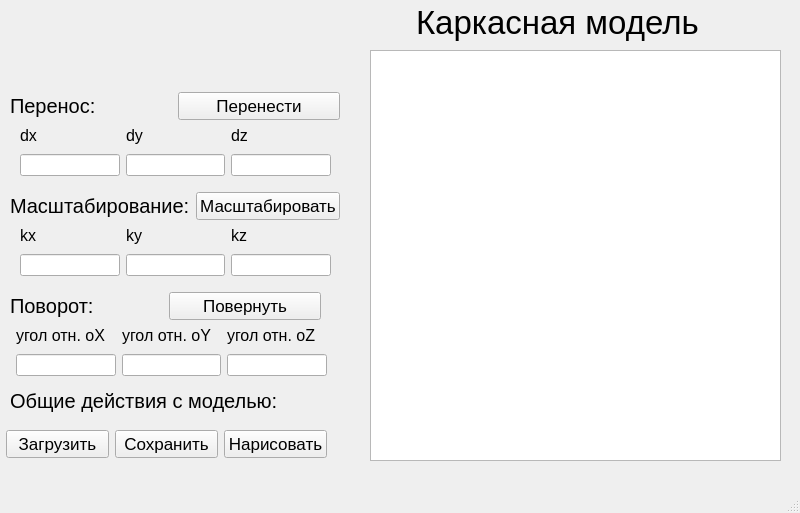
<?xml version="1.0" encoding="UTF-8"?>
<ui version="4.0">
 <class>MainWindow</class>
 <widget class="QMainWindow" name="MainWindow">
  <property name="geometry">
   <rect>
    <x>0</x>
    <y>0</y>
    <width>800</width>
    <height>513</height>
   </rect>
  </property>
  <property name="windowTitle">
   <string>ООП Лабораторная работа №1</string>
  </property>
  <property name="autoFillBackground">
   <bool>false</bool>
  </property>
  <property name="styleSheet">
   <string notr="true"/>
  </property>
  <widget class="QWidget" name="centralwidget">
   <widget class="QLabel" name="label">
    <property name="geometry">
     <rect>
      <x>416</x>
      <y>0</y>
      <width>283</width>
      <height>44</height>
     </rect>
    </property>
    <property name="font">
     <font>
      <pointsize>25</pointsize>
     </font>
    </property>
    <property name="text">
     <string>Каркасная модель:</string>
    </property>
   </widget>
   <widget class="QLabel" name="label_5">
    <property name="geometry">
     <rect>
      <x>10</x>
      <y>380</y>
      <width>271</width>
      <height>41</height>
     </rect>
    </property>
    <property name="font">
     <font>
      <pointsize>15</pointsize>
     </font>
    </property>
    <property name="text">
     <string>Общие действия с моделью:</string>
    </property>
   </widget>
   <widget class="QWidget" name="horizontalLayoutWidget">
    <property name="geometry">
     <rect>
      <x>6</x>
      <y>419</y>
      <width>321</width>
      <height>51</height>
     </rect>
    </property>
    <layout class="QHBoxLayout" name="horizontalLayout">
     <item>
      <widget class="QPushButton" name="btn_load">
       <property name="font">
        <font>
         <pointsize>13</pointsize>
        </font>
       </property>
       <property name="text">
        <string>Загрузить</string>
       </property>
      </widget>
     </item>
     <item>
      <widget class="QPushButton" name="btn_save">
       <property name="font">
        <font>
         <pointsize>13</pointsize>
        </font>
       </property>
       <property name="text">
        <string>Сохранить</string>
       </property>
      </widget>
     </item>
     <item>
      <widget class="QPushButton" name="btn_draw">
       <property name="font">
        <font>
         <pointsize>13</pointsize>
        </font>
       </property>
       <property name="text">
        <string>Нарисовать</string>
       </property>
      </widget>
     </item>
    </layout>
   </widget>
   <widget class="QWidget" name="horizontalLayoutWidget_2">
    <property name="geometry">
     <rect>
      <x>16</x>
      <y>320</y>
      <width>311</width>
      <height>31</height>
     </rect>
    </property>
    <layout class="QHBoxLayout" name="horizontalLayout_2">
     <item>
      <widget class="QLabel" name="label_6">
       <property name="font">
        <font>
         <pointsize>12</pointsize>
        </font>
       </property>
       <property name="text">
        <string>угол отн. оХ</string>
       </property>
      </widget>
     </item>
     <item>
      <widget class="QLabel" name="label_7">
       <property name="font">
        <font>
         <pointsize>12</pointsize>
        </font>
       </property>
       <property name="text">
        <string>угол отн. оY</string>
       </property>
      </widget>
     </item>
     <item>
      <widget class="QLabel" name="label_8">
       <property name="font">
        <font>
         <pointsize>12</pointsize>
        </font>
       </property>
       <property name="text">
        <string>угол отн. оZ</string>
       </property>
      </widget>
     </item>
    </layout>
   </widget>
   <widget class="QWidget" name="horizontalLayoutWidget_3">
    <property name="geometry">
     <rect>
      <x>16</x>
      <y>350</y>
      <width>311</width>
      <height>31</height>
     </rect>
    </property>
    <layout class="QHBoxLayout" name="horizontalLayout_3">
     <item>
      <widget class="QLineEdit" name="le_ax"/>
     </item>
     <item>
      <widget class="QLineEdit" name="le_ay"/>
     </item>
     <item>
      <widget class="QLineEdit" name="le_az"/>
     </item>
    </layout>
   </widget>
   <widget class="QWidget" name="horizontalLayoutWidget_4">
    <property name="geometry">
     <rect>
      <x>10</x>
      <y>290</y>
      <width>311</width>
      <height>32</height>
     </rect>
    </property>
    <layout class="QHBoxLayout" name="horizontalLayout_4">
     <item>
      <widget class="QLabel" name="label_4">
       <property name="font">
        <font>
         <pointsize>15</pointsize>
        </font>
       </property>
       <property name="text">
        <string>Поворот:</string>
       </property>
      </widget>
     </item>
     <item>
      <widget class="QPushButton" name="btn_rotate">
       <property name="font">
        <font>
         <pointsize>13</pointsize>
        </font>
       </property>
       <property name="text">
        <string>Повернуть</string>
       </property>
      </widget>
     </item>
    </layout>
   </widget>
   <widget class="QWidget" name="horizontalLayoutWidget_5">
    <property name="geometry">
     <rect>
      <x>10</x>
      <y>190</y>
      <width>330</width>
      <height>32</height>
     </rect>
    </property>
    <layout class="QHBoxLayout" name="horizontalLayout_5">
     <item>
      <widget class="QLabel" name="label_2">
       <property name="font">
        <font>
         <pointsize>15</pointsize>
        </font>
       </property>
       <property name="text">
        <string>Масштабирование:</string>
       </property>
      </widget>
     </item>
     <item>
      <widget class="QPushButton" name="btn_scale">
       <property name="font">
        <font>
         <pointsize>13</pointsize>
        </font>
       </property>
       <property name="text">
        <string>Масштабировать</string>
       </property>
      </widget>
     </item>
    </layout>
   </widget>
   <widget class="QWidget" name="horizontalLayoutWidget_6">
    <property name="geometry">
     <rect>
      <x>20</x>
      <y>220</y>
      <width>311</width>
      <height>31</height>
     </rect>
    </property>
    <layout class="QHBoxLayout" name="horizontalLayout_6">
     <item>
      <widget class="QLabel" name="label_9">
       <property name="font">
        <font>
         <pointsize>12</pointsize>
        </font>
       </property>
       <property name="text">
        <string>kx</string>
       </property>
      </widget>
     </item>
     <item>
      <widget class="QLabel" name="label_10">
       <property name="font">
        <font>
         <pointsize>12</pointsize>
        </font>
       </property>
       <property name="text">
        <string>ky</string>
       </property>
      </widget>
     </item>
     <item>
      <widget class="QLabel" name="label_11">
       <property name="font">
        <font>
         <pointsize>12</pointsize>
        </font>
       </property>
       <property name="text">
        <string>kz</string>
       </property>
      </widget>
     </item>
    </layout>
   </widget>
   <widget class="QWidget" name="horizontalLayoutWidget_7">
    <property name="geometry">
     <rect>
      <x>20</x>
      <y>250</y>
      <width>311</width>
      <height>31</height>
     </rect>
    </property>
    <layout class="QHBoxLayout" name="horizontalLayout_7">
     <item>
      <widget class="QLineEdit" name="le_kx"/>
     </item>
     <item>
      <widget class="QLineEdit" name="le_ky"/>
     </item>
     <item>
      <widget class="QLineEdit" name="le_kz"/>
     </item>
    </layout>
   </widget>
   <widget class="QWidget" name="horizontalLayoutWidget_8">
    <property name="geometry">
     <rect>
      <x>10</x>
      <y>90</y>
      <width>330</width>
      <height>32</height>
     </rect>
    </property>
    <layout class="QHBoxLayout" name="horizontalLayout_8">
     <item>
      <widget class="QLabel" name="label_3">
       <property name="font">
        <font>
         <pointsize>15</pointsize>
        </font>
       </property>
       <property name="text">
        <string>Перенос:</string>
       </property>
      </widget>
     </item>
     <item>
      <widget class="QPushButton" name="btn_move">
       <property name="font">
        <font>
         <pointsize>13</pointsize>
        </font>
       </property>
       <property name="text">
        <string>Перенести</string>
       </property>
      </widget>
     </item>
    </layout>
   </widget>
   <widget class="QWidget" name="horizontalLayoutWidget_9">
    <property name="geometry">
     <rect>
      <x>20</x>
      <y>120</y>
      <width>311</width>
      <height>31</height>
     </rect>
    </property>
    <layout class="QHBoxLayout" name="horizontalLayout_9">
     <item>
      <widget class="QLabel" name="label_12">
       <property name="font">
        <font>
         <pointsize>12</pointsize>
        </font>
       </property>
       <property name="text">
        <string>dx</string>
       </property>
      </widget>
     </item>
     <item>
      <widget class="QLabel" name="label_13">
       <property name="font">
        <font>
         <pointsize>12</pointsize>
        </font>
       </property>
       <property name="text">
        <string>dy</string>
       </property>
      </widget>
     </item>
     <item>
      <widget class="QLabel" name="label_14">
       <property name="font">
        <font>
         <pointsize>12</pointsize>
        </font>
       </property>
       <property name="text">
        <string>dz</string>
       </property>
      </widget>
     </item>
    </layout>
   </widget>
   <widget class="QWidget" name="horizontalLayoutWidget_10">
    <property name="geometry">
     <rect>
      <x>20</x>
      <y>150</y>
      <width>311</width>
      <height>31</height>
     </rect>
    </property>
    <layout class="QHBoxLayout" name="horizontalLayout_10">
     <item>
      <widget class="QLineEdit" name="le_dx"/>
     </item>
     <item>
      <widget class="QLineEdit" name="le_dy"/>
     </item>
     <item>
      <widget class="QLineEdit" name="le_dz"/>
     </item>
    </layout>
   </widget>
   <widget class="QGraphicsView" name="canvas">
    <property name="geometry">
     <rect>
      <x>370</x>
      <y>50</y>
      <width>411</width>
      <height>411</height>
     </rect>
    </property>
   </widget>
  </widget>
  <widget class="QMenuBar" name="menubar">
   <property name="geometry">
    <rect>
     <x>0</x>
     <y>0</y>
     <width>800</width>
     <height>22</height>
    </rect>
   </property>
  </widget>
  <widget class="QStatusBar" name="statusbar"/>
 </widget>
 <resources/>
 <connections/>
</ui>
